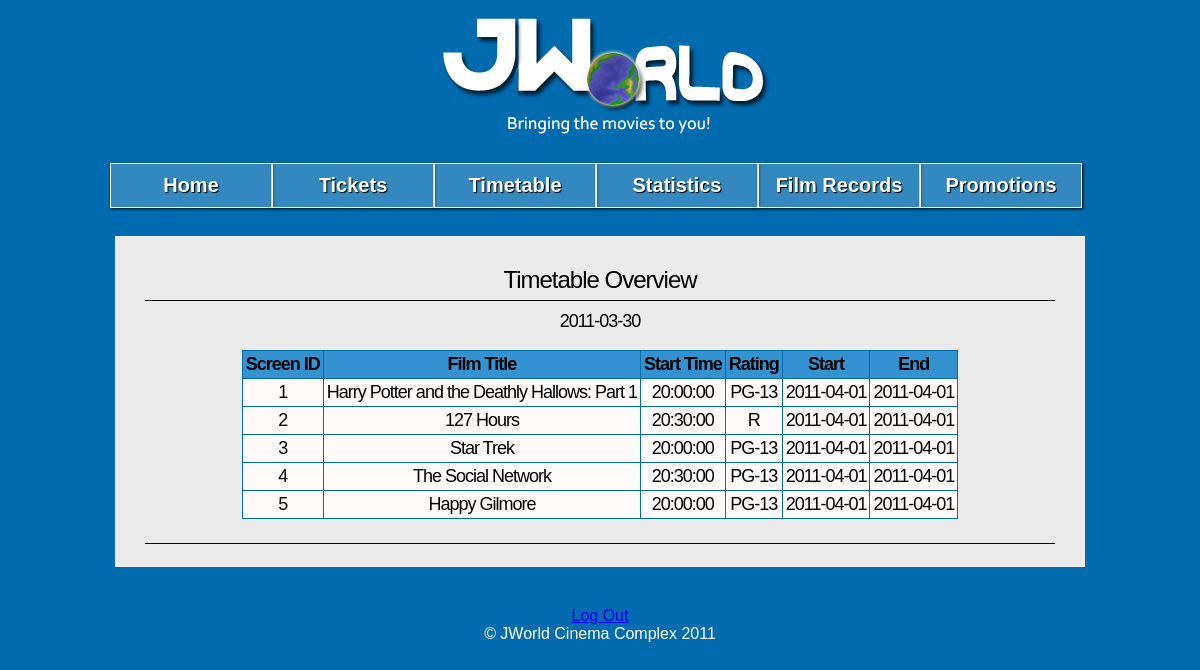
/admin.php?page=tt-acs (signed in), run on the app's committed database.
### tables this page shows
CREATE TABLE showings (
	showing_ID int(11) NOT NULL AUTO_INCREMENT,
	screen_ID int(11) NOT NULL,
	film_ID int(11) NOT NULL,
	start_date date NOT NULL,
	end_date date NOT NULL,
	start_time time NOT NULL,
	end_time time NOT NULL,
	PRIMARY KEY (showing_ID),
	FOREIGN KEY (film_ID) REFERENCES films(film_ID) ON DELETE CASCADE ON UPDATE CASCADE,
	FOREIGN KEY (screen_ID) REFERENCES screens(screen_ID) ON DELETE CASCADE ON UPDATE CASCADE
);

CREATE TABLE films (
	film_ID int(11) NOT NULL AUTO_INCREMENT,
	film_title varchar(255) NOT NULL,
	film_year char(4) NOT NULL,
	film_plot text(65535) NOT NULL,
	film_length int(11) NOT NULL,
	film_genre varchar(50) NOT NULL,
	film_rating varchar(5) NOT NULL,
	film_poster varchar(255) NOT NULL,
	imdb_id varchar(50) NOT NULL,
  PRIMARY KEY (film_ID)
);

### res/pages/admin/tt-acs.php (the view, shortened to what this page needs)
<div id="body">
<h1> Timetable Overview</h1>
<h2>
	<?php
	echo date("Y-m-d") . "<p>";
$sat = 6;
$current_day=date('w');
$days_remaining_until_sat = $sat - $current_day;
$ts_start = strtotime("-$current_day days");
$ts_end = strtotime("+$days_remaining_until_sat days");
$sdate= date('Y-m-d',$ts_start);
$edate = date('Y-m-d',$ts_end);
$query = "SELECT showings.screen_ID, showings.film_ID,  films.film_title, showings.start_time, films.film_rating, showings.start_date, showings.end_date FROM showings, films WHERE showings.film_ID = films.film_ID AND start_date between '$sdate' AND '$edate' ORDER BY showings.screen_ID";
$result = mysql_query($query) or die(mysql_error());
echo "<table border='1' class=\"center\">
<tr>
<th>Screen ID</th>
<th>Film Title</th>
<th>Start Time</th>
<th>Rating</th>
<th>Start</th>
<th>End</th>
</tr>";
while($row = mysql_fetch_array($result)){
	echo "<tr>";
	echo "<td>" .$row['screen_ID']. " </td> ";
	echo "<td NOWRAP>" . $row['film_title'] . "</td>";
	echo "<td>" . $row['start_time'] . "</td>";
	echo "<td>" . $row['film_rating'] . "</td>";
	echo "<td>" . $row['start_date'] . "</td>";
	echo "<td>" . $row['end_date'] . "</td>";
	echo "</tr>";
}
	echo "</table>";
	?>
</h2>
</div>

### res/css/admin.css (style rules this page uses)
body { font-family: "Trebuchet MS", Arial, Helvetica, sans-serif; color: #000; background: #006BAF; }
h1 { border-bottom:1px solid #000000; letter-spacing:-1px; font-size:24px; padding-bottom:6px; font-weight:400; margin:10px 10px 3px 0; font-family:Vera, Helvetica, Georgia; }
h2 { border-bottom:1px solid #000000; letter-spacing:-1px; font-size:18px; padding-bottom:6px; font-weight:400; margin:10px 10px 3px 0; font-family:Vera, Helvetica, Georgia; }
#body { font-family:"Palatino Linotype", "Book Antiqua", Palatino, serif; font-size:28px; font-weight:bold; background-color: #EBEBEB; width: 920px; height:100%; padding:20px 20px 20px 30px; margin-bottom:20px; margin-left:auto; margin-right:auto; text-align:center; }
.center { margin-left:auto; margin-right:auto; text-align:center; }
table { border-collapse:collapse; }
table, td, th { border:0.5px solid #006BAF; padding:3px; }
td { text-align:center; background-color:#FFFAFA; }
th { background-color:#3492D1; color:black; }

### data on the page
showings: screen_ID "1", film_ID.film_title "Harry Potter and the Deathly Hallows: Part 1", start_time "20:00:00", film_ID.film_rating "PG-13", start_date "2011-04-01", end_date "2011-04-01"
showings: screen_ID "2", film_ID.film_title "127 Hours", start_time "20:30:00", film_ID.film_rating "R", start_date "2011-04-01", end_date "2011-04-01"
showings: screen_ID "3", film_ID.film_title "Star Trek", start_time "20:00:00", film_ID.film_rating "PG-13", start_date "2011-04-01", end_date "2011-04-01"
showings: screen_ID "4", film_ID.film_title "The Social Network", start_time "20:30:00", film_ID.film_rating "PG-13", start_date "2011-04-01", end_date "2011-04-01"
showings: screen_ID "5", film_ID.film_title "Happy Gilmore", start_time "20:00:00", film_ID.film_rating "PG-13", start_date "2011-04-01", end_date "2011-04-01"
